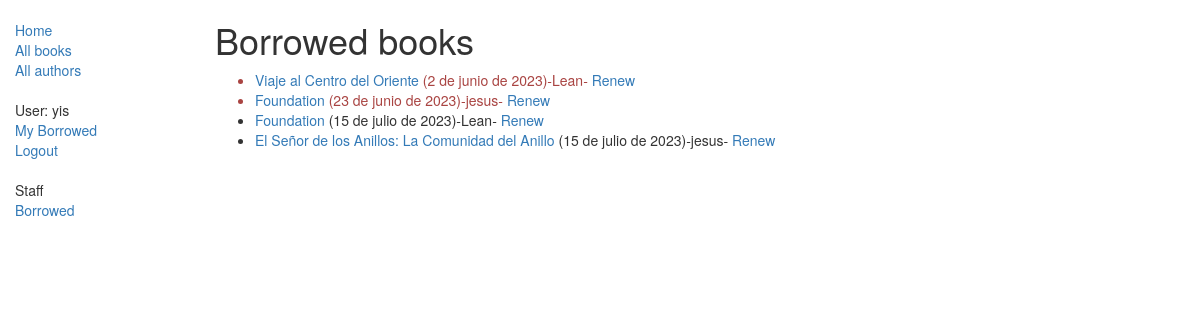
Page /catalog/borrowed/ (signed in) on the committed database.
### catalog/models.py (models this page shows, shortened)
class BookInstance(models.Model):
    id = models.UUIDField(primary_key=True, default=uuid.uuid4, help_text="ID único para este libro particular en toda la biblioteca")
    book = models.ForeignKey('Book', on_delete=models.SET_NULL, null=True)
    imprint = models.CharField(max_length=200)
    due_back = models.DateField(null=True, blank=True)
    borrower = models.ForeignKey(User, on_delete=models.SET_NULL, null=True, blank=True)
    @property
    def is_overdue(self):
        if self.due_back and date.today() > self.due_back:
            return True
        return False
    LOAN_STATUS = (
        ('m', 'Maintenance'),
        ('o', 'On loan'),
        ('a', 'Available'),
        ('r', 'Reserved'),
    )
    status = models.CharField(max_length=1, choices=LOAN_STATUS, blank=True, default='m', help_text='Disponibilidad del libro')
    class Meta:
        ordering = ["due_back"]
        permissions = (("can_mark_returned", "Set book as returned"),)

class Book(models.Model):
    title = models.CharField(max_length=200)
    author = models.ForeignKey('Author', on_delete=models.SET_NULL, null=True)
    summary = models.TextField(max_length=1000, help_text="Ingrese una breve descripción del libro")
    genre = models.ManyToManyField(Genre, help_text="Seleccione un genero para este libro")
    isbn = models.CharField('ISBN', max_length=13, unique=True, help_text='13 Character <a href="https://www.isbn-international.org/content/what-isbn">ISBN number</a>*Si no se proporciona un ISBN, se generará uno aleatoriamente de 13 dígitos.*', default=''.join([str(random.randint(0, 9)) for _ in range(13)]))
    language = models.ForeignKey('Language', on_delete=models.SET_NULL, null=True)
    def display_genre(self):
        return ', '.join([ genre.name for genre in self.genre.all()[:3] ])
    display_genre.short_description = 'Genre'

### catalog/views.py (the view)
# urls.py: path('borrowed/', views.LoanedBooksByLibrarianListView.as_view(), name='borrowed'),
class LoanedBooksByLibrarianListView(LoginRequiredMixin, PermissionRequiredMixin, generic.ListView):
    permission_required = (('catalog.can_mark_returned'),)
    model = BookInstance
    template_name ='catalog/bookinstance_list_borrowed.html'
    paginate_by = 10
    def get_queryset(self):
        return BookInstance.objects.filter(status__exact='o').order_by('due_back')

### catalog/templates/catalog/bookinstance_list_borrowed.html
{% extends "base_generic.html" %}
{% block content %}
    <h1>Borrowed books</h1>
    {% if bookinstance_list %}
    <ul>
      {% for bookinst in bookinstance_list %}
      <li class="{% if bookinst.is_overdue %}text-danger{% endif %}">
        <a href="{% url 'book-detail' bookinst.book.pk %}">{{bookinst.book.title}}</a> ({{ bookinst.due_back }})-{{ bookinst.borrower.username }}- <a href="{% url 'renew-book-librarian' bookinst.id %}">Renew</a>
      </li>
      {% endfor %}
    </ul>
    {% else %}
      <p>There are no books borrowed.</p>
    {% endif %}
{% endblock %}

### catalog/templates/base_generic.html (shortened to what this page needs)
<!DOCTYPE html>
<html lang="es">
<head>
  <link rel="stylesheet" href="https://maxcdn.bootstrapcdn.com/bootstrap/3.3.7/css/bootstrap.min.css">
  {% load static %}
  <link rel="stylesheet" href="{% static 'css/styles.css' %}">
</head>
<body>
  <div class="container-fluid">
    <div class="row">
      <div class="col-sm-2">
      {% block sidebar %}
      <ul class="sidebar-nav">
          <li><a href="{% url 'index' %}">Home</a></li>
          <li><a href="{% url 'books' %}">All books</a></li>
          <li><a href="{% url 'authors' %}">All authors</a></li>
      </ul>
      <ul class="sidebar-nav">
        {% if user.is_authenticated %}
        <li>User: {{ user.get_username }}</li>
        <li><a href="{% url 'my-borrowed' %}">My Borrowed</a></li>
        <li><a href="{% url 'logout'%}?next={{request.path}}">Logout</a></li>
        {% else %}
        <li><a href="{% url 'login'%}?next={{request.path}}">Login</a></li>
        {% endif %}
      </ul>
      <ul class="sidebar-nav">
        {% if perms.catalog.can_mark_returned %}
        <li>Staff</li>
        <li><a href="{% url 'borrowed' %}">Borrowed</a></li>
        {% endif %}
      </ul>
     {% endblock %}
      </div>
      <div class="col-sm-10 ">
        {% block content %}{% endblock %}
      </div>
    </div>
  </div>
</body>
</html>

### catalog/static/css/styles.css (style rules this page uses)
.sidebar-nav { margin-top: 20px; padding: 0; list-style: none; }

### rows in the picture
BookInstance: book "Viaje al Centro del Oriente", due_back "2 de junio de 2023", borrower.username "Lean"
BookInstance: book "Foundation", due_back "23 de junio de 2023", borrower.username "jesus"
BookInstance: book "Foundation", due_back "15 de julio de 2023", borrower.username "Lean"
BookInstance: book "El Señor de los Anillos: La Comunidad del Anillo", due_back "15 de julio de 2023", borrower.username "jesus"

### other values in the picture
{{ user.get_username }} "yis"
